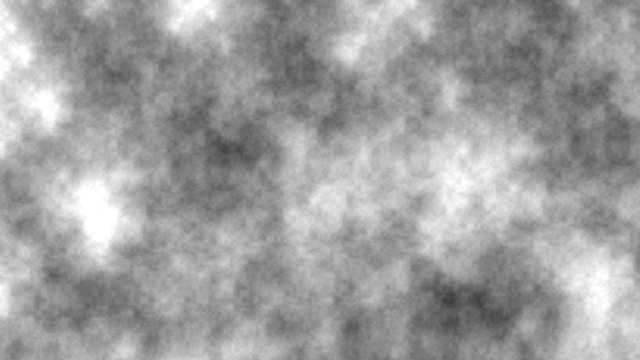
Frame 1 (no input)
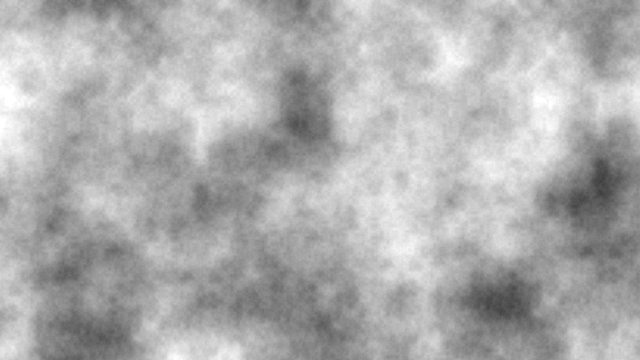
Frame 60 (the mouse pressed at the canvas centre just before this capture)
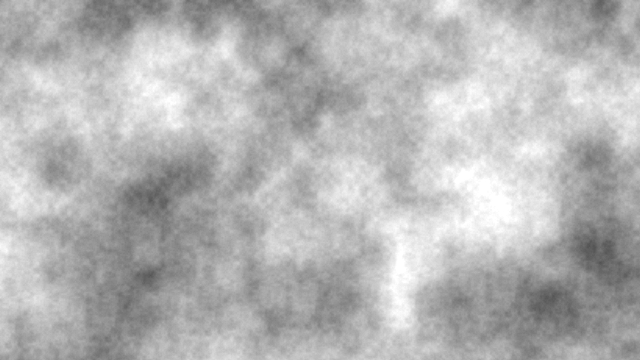
Frame 120 (the mouse held since frame 60 and released just before this capture)

The Processing sketch that drew these frames (run headless with seeded random() and noise(); from frame 60 on, the mouse is pressed at the canvas centre):

// Processing sketch: exercise_9
// ── exercise_9.pde
float increment = 0.01;
float zoff = 0;
float zincrement = 0.01;

void setup() {
  size(640, 360);
}

void draw() {
  background(0);

  noiseDetail(8, 0.65f);

  loadPixels();

  float xoff = 0.0;
  for (int x = 0; x < width; x++) {
    float yoff = 0.0;
    for (int y = 0; y < height; y++) {
      float bright = map(noise(xoff, yoff, zoff), 0, 1, 0, 255);
      pixels[x+y*width] = color(bright);
      yoff += increment;
    }
    xoff += increment;
  }

  updatePixels();
  zoff += zincrement;
}
